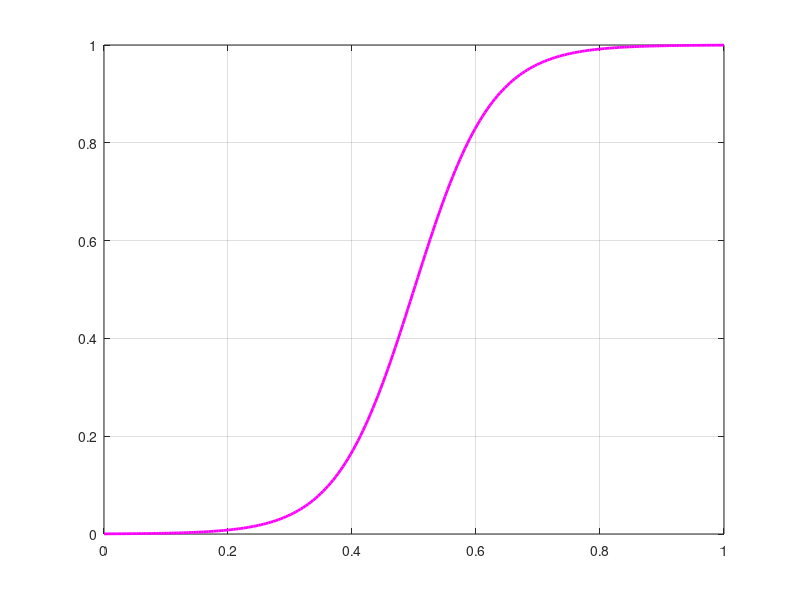

MATLAB code for this plot: (Note: this script raises an error after producing the figure.)
%%%code in this script is produced with comments explaining what the line of code next to or below it does
%%%code is explained for lambda([ATP]) figure

%% UNIVERSAL VALUES

%pre-setting the font, figure size and fontsizes
fn='Helvetica';fs_labels=15;fs_axis=14;wd=14;ht=12;

%energy ratio range
A_star=linspace(0,1,250);

%output directory for figure
figuresDirectory = 'U:\PhD\energy_decisions_manuscript\updated-files\figures'; % PC
% figuresDirectory =
% '\Users\rdk316\Dropbox\PhD\publications\energy_variability_decision_making\manuscript\figures\new_figs-25apr\latex\bif-diagrams\figs'; % Mac


%% SIGMOIDAL LAMBDA

%lambda([ATP])
l= @(A_star) 1./(1+exp(-(16*A_star-8)));

%creating figure
sigmoid_fig=figure('Name','Sigmoidal Function');clf;
%adding grid and box to figure
box on;hold on;grid on;
%x and y axes limits
xlim([0 1]);ylim([0 1]);
%plotting the sigmoidal curve
plot(A_star,l(A_star),'m-','LineWidth',2);
%x1-axis settings
ax1=gca;
% ax1.XLabel.String='$A^{*}$';
% ax1.XLabel.Interpreter='latex';
ax1.XLabel.FontSize = fs_labels;
ax1.XTick = 0:0.1:1;
ax1.XLabel.FontSize = fs_axis;
ax1.XLabel.FontName = fn;
% ax1.YLabel.String='$\lambda(A^{*})$';
% ax1.YLabel.Interpreter='latex';
ax1.YTick = 0:0.1:1;
ax1.YLabel.FontSize = fs_axis;
ax1.YLabel.FontName = fn;
ax1.FontSize = fs_labels;
ax1.TickDir = 'out';

ax1_pos = ax1.Position;

ax2 = axes('Position',ax1_pos,...
    'XAxisLocation','top',...
    'YAxisLocation','right',...
    'Color','none');
ax2.YTick=[];
ax2.XTick = 0:0.2:1;

valueOfA = zeros(1,6);

for i = 1:6
    val = ax2.XTick(i)*2760;
    valueOfA(i) = val;
end
ax2.XTickLabel = {valueOfA(1),valueOfA(2),valueOfA(3),valueOfA(4),valueOfA(5),valueOfA(6)};
ax2.TickDir = 'out';
ax2.FontSize = fs_axis;

set(gcf,'Units','centimeters','Position',[0 0 wd ht],'PaperUnits','centimeters','PaperSize',[wd ht]);
hold off;

%saving produced figure to output directory with specified name and file extenstion
figureFileName = 'sigmoidal_function.svg';fullFileName=fullfile(figuresDirectory, figureFileName);print(sigmoid_fig,fullFileName,'-dsvg');

%% LINEAR FUNCTION

%%%code in this script is produced with comments explaining what the line of code next to or below it does
%%%code is explained for lambda([ATP]) figure

%lambda([ATP])
l= @(A_star) A_star;

%creating figure
linear_fig=figure('Name','Linear Function');clf;
%adding grid and box to figure
box on;hold on;grid on;
%x and y axes limits
xlim([0 1]);ylim([0 1]);
%plotting the sigmoidal curve
plot(A_star,l(A_star),'m-','LineWidth',2);
%x1-axis settings
ax1=gca;
% ax1.XLabel.String='$A^{*}$';
% ax1.XLabel.Interpreter='latex';
ax1.XLabel.FontSize = fs_labels;
ax1.XTick = 0:0.1:1;
ax1.XLabel.FontSize = fs_axis;
ax1.XLabel.FontName = fn;

% ax1.YLabel.String='$\lambda(A^{*})$';
% ax1.YLabel.Interpreter='latex';
ax1.YTick = 0:0.1:1;
ax1.YLabel.FontSize = fs_axis;
ax1.YLabel.FontName = fn;
ax1.FontSize = fs_labels;
ax1.TickDir = 'out';
ax1_pos = ax1.Position;

ax2 = axes('Position',ax1_pos,'XAxisLocation','top','YAxisLocation','right','Color','none');
ax2.YTick=[];
ax2.XTick = 0:0.2:1;
ax2.FontSize=fs_axis;

valueOfA = zeros(1,6);

for i = 1:6
    val = ax2.XTick(i)*2760;
    valueOfA(i) = val;
end
ax2.XTickLabel = {valueOfA(1),valueOfA(2),valueOfA(3),valueOfA(4),valueOfA(5),valueOfA(6)};
ax2.TickDir = 'out';

% set(gcf,'Units','centimeters','Position',[0 0 wd ht],'PaperUnits','centimeters','PaperSize',[wd ht]);
hold off;

%saving produced figure to output directory with specified name and file extenstion
figureFileName = 'linear_function.svg';fullFileName=fullfile(figuresDirectory, figureFileName);print(linear_fig,fullFileName,'-dsvg');

%% SIGMOIDAL LAMBDA VERTICAL DISPLACEMENT

%lambda([ATP])
l= @(A_star) 1./(1+exp(-(16*A_star-8))) + 0.5;

%creating figure
sigmoid_fig_displaced=figure('Name','Sigmoidal Function Vertically Displaced');clf;
%adding grid and box to figure
box on;hold on;grid on;
%x and y axes limits
xlim([0 1]);ylim([0 2]);
%plotting the sigmoidal curve
plot(A_star,l(A_star),'m-','LineWidth',2);
%x1-axis settings
ax1=gca;
% ax1.XLabel.String='$A^{*}$';
% ax1.XLabel.Interpreter='latex';
ax1.XLabel.FontSize = fs_labels;
ax1.XTick = 0:0.1:1;
ax1.XLabel.FontSize = fs_axis;
ax1.XLabel.FontName = fn;
% ax1.YLabel.String='$\lambda(A^{*})$';
% ax1.YLabel.Interpreter='latex';
ax1.YTick = 0:0.25:2;
ax1.YLabel.FontSize = fs_axis;
ax1.YLabel.FontName = fn;
ax1.FontSize = fs_labels;
ax1.TickDir = 'out';

% ax1_pos = ax1.Position;

% ax2 = axes('Position',ax1_pos,...
%     'XAxisLocation','top',...
%     'YAxisLocation','right',...
%     'Color','none');
% ax2.YTick=[];
% ax2.XTick = 0:0.2:1;

% valueOfA = zeros(1,6);
% 
% for i = 1:6
%     val = ax2.XTick(i)*2760;
%     valueOfA(i) = val;
% end
% ax2.XTickLabel = {valueOfA(1),valueOfA(2),valueOfA(3),valueOfA(4),valueOfA(5),valueOfA(6)};
% ax2.TickDir = 'out';
% ax2.FontSize = fs_axis;

set(gcf,'Units','centimeters','Position',[0 0 wd ht],'PaperUnits','centimeters','PaperSize',[wd ht]);
hold off;

%saving produced figure to output directory with specified name and file extenstion
figureFileName = 'sigmoidal_function_shifted.svg';fullFileName=fullfile(figuresDirectory, figureFileName);print(sigmoid_fig_displaced,fullFileName,'-dsvg');

%% SIGMOIDAL LAMBDA INCREASED MAXIMUM

%lambda([ATP])
l= @(A_star) 2./(1+exp(-(16*A_star-8)));

%creating figure
sigmoid_fig_displaced=figure('Name','Sigmoidal Function Increased');clf;
%adding grid and box to figure
box on;hold on;grid on;
%x and y axes limits
xlim([0 1]);ylim([0 2]);
%plotting the sigmoidal curve
plot(A_star,l(A_star),'m-','LineWidth',2);
%x1-axis settings
ax1=gca;
% ax1.XLabel.String='$A^{*}$';
% ax1.XLabel.Interpreter='latex';
ax1.XLabel.FontSize = fs_labels;
ax1.XTick = 0:0.1:1;
ax1.XLabel.FontSize = fs_axis;
ax1.XLabel.FontName = fn;
% ax1.YLabel.String='$\lambda(A^{*})$';
% ax1.YLabel.Interpreter='latex';
ax1.YTick = 0:0.25:2;
ax1.YLabel.FontSize = fs_axis;
ax1.YLabel.FontName = fn;
ax1.FontSize = fs_labels;
ax1.TickDir = 'out';

ax1_pos = ax1.Position;

% ax2 = axes('Position',ax1_pos,...
%     'XAxisLocation','top',...
%     'YAxisLocation','right',...
%     'Color','none');
% ax2.YTick=[];
% ax2.XTick = 0:0.2:1;

% valueOfA = zeros(1,6);
% 
% for i = 1:6
%     val = ax2.XTick(i)*2760;
%     valueOfA(i) = val;
% end
% ax2.XTickLabel = {valueOfA(1),valueOfA(2),valueOfA(3),valueOfA(4),valueOfA(5),valueOfA(6)};
% ax2.TickDir = 'out';
% ax2.FontSize = fs_axis;

set(gcf,'Units','centimeters','Position',[0 0 wd ht],'PaperUnits','centimeters','PaperSize',[wd ht]);
hold off;

%saving produced figure to output directory with specified name and file extenstion
figureFileName = 'sigmoidal_function_increased.svg';fullFileName=fullfile(figuresDirectory, figureFileName);print(sigmoid_fig_displaced,fullFileName,'-dsvg');

%% ENERGY INCREASED

%lambda([ATP])
A_star=linspace(0,2,500);
l= @(A_star) 2./(1+exp(-(9*A_star-9)));

%creating figure
sigmoid_fig_energy_increased=figure('Name','Sigmoidal Function Energy Increased');clf;
%adding grid and box to figure
box on;hold on;grid on;
%x and y axes limits
xlim([0 2]);ylim([0 2]);
%plotting the sigmoidal curve
plot(A_star,l(A_star),'m-','LineWidth',2);
%x1-axis settings
ax1=gca;
% ax1.XLabel.String='$A^{*}$';
% ax1.XLabel.Interpreter='latex';
ax1.XLabel.FontSize = fs_labels;
ax1.XTick = 0:0.2:2;
ax1.XLabel.FontSize = fs_axis;
ax1.XLabel.FontName = fn;
% ax1.YLabel.String='$\lambda(A^{*})$';
% ax1.YLabel.Interpreter='latex';
ax1.YTick = 0:0.25:2;
ax1.YLabel.FontSize = fs_axis;
ax1.YLabel.FontName = fn;
ax1.FontSize = fs_labels;
ax1.TickDir = 'out';

ax1_pos = ax1.Position;

% ax2 = axes('Position',ax1_pos,...
%     'XAxisLocation','top',...
%     'YAxisLocation','right',...
%     'Color','none');
% ax2.YTick=[];
% ax2.XTick = 0:0.2:1;

% valueOfA = zeros(1,6);
% 
% for i = 1:6
%     val = ax2.XTick(i)*2760;
%     valueOfA(i) = val;
% end
% ax2.XTickLabel = {valueOfA(1),valueOfA(2),valueOfA(3),valueOfA(4),valueOfA(5),valueOfA(6)};
% ax2.TickDir = 'out';
% ax2.FontSize = fs_axis;

set(gcf,'Units','centimeters','Position',[0 0 wd ht],'PaperUnits','centimeters','PaperSize',[wd ht]);
hold off;

%saving produced figure to output directory with specified name and file extenstion
figureFileName = 'sigmoidal_function_energy_increased.svg';fullFileName=fullfile(figuresDirectory, figureFileName);print(sigmoid_fig_energy_increased,fullFileName,'-dsvg');

%% SIGMOID INCREASED MAGNITUDE PARAMTETERS

%lambda([ATP])
A_star=linspace(0,1,250);
l= @(A_star) 1./(1+exp(-(100*A_star-70)));

%creating figure
sigmoid_fig_energy_increased=figure('Name','Sigmoidal Function Energy Increased');clf;
%adding grid and box to figure
box on;hold on;grid on;
%x and y axes limits
xlim([0 1]);ylim([0 1]);
%plotting the sigmoidal curve
plot(A_star,l(A_star),'m-','LineWidth',2);
%x1-axis settings
ax1=gca;
% ax1.XLabel.String='$A^{*}$';
% ax1.XLabel.Interpreter='latex';
ax1.XLabel.FontSize = fs_labels;
ax1.XTick = 0:0.1:1;
ax1.XLabel.FontSize = fs_axis;
ax1.XLabel.FontName = fn;
% ax1.YLabel.String='$\lambda(A^{*})$';
% ax1.YLabel.Interpreter='latex';
ax1.YTick = 0:0.2:2;
ax1.YLabel.FontSize = fs_axis;
ax1.YLabel.FontName = fn;
ax1.FontSize = fs_labels;
ax1.TickDir = 'out';

ax1_pos = ax1.Position;

% ax2 = axes('Position',ax1_pos,...
%     'XAxisLocation','top',...
%     'YAxisLocation','right',...
%     'Color','none');
% ax2.YTick=[];
% ax2.XTick = 0:0.2:1;

% valueOfA = zeros(1,6);
% 
% for i = 1:6
%     val = ax2.XTick(i)*2760;
%     valueOfA(i) = val;
% end
% ax2.XTickLabel = {valueOfA(1),valueOfA(2),valueOfA(3),valueOfA(4),valueOfA(5),valueOfA(6)};
% ax2.TickDir = 'out';
% ax2.FontSize = fs_axis;

set(gcf,'Units','centimeters','Position',[0 0 wd ht],'PaperUnits','centimeters','PaperSize',[wd ht]);
hold off;

%saving produced figure to output directory with specified name and file extenstion
figureFileName = 'sigmoidal_function_increased_magnitude_parameters.svg';fullFileName=fullfile(figuresDirectory, figureFileName);print(sigmoid_fig_energy_increased,fullFileName,'-dsvg');

%% SIGMOID MODIFIED PARAMTETERS

%lambda([ATP])
A_star=linspace(0,1,250);
l= @(A_star) 1./(1+exp(-(4.134*A_star-3.823)));

%creating figure
sigmoid_fig_energy_increased=figure('Name','Sigmoidal Function Different Parameters');clf;
%adding grid and box to figure
box on;hold on;grid on;
%x and y axes limits
xlim([0 1]);ylim([0 1]);
%plotting the sigmoidal curve
plot(A_star,l(A_star),'m-','LineWidth',2);
%x1-axis settings
ax1=gca;
% ax1.XLabel.String='$A^{*}$';
% ax1.XLabel.Interpreter='latex';
ax1.XLabel.FontSize = fs_labels;
ax1.XTick = 0:0.1:1;
ax1.XLabel.FontSize = fs_axis;
ax1.XLabel.FontName = fn;
% ax1.YLabel.String='$\lambda(A^{*})$';
% ax1.YLabel.Interpreter='latex';
ax1.YTick = 0:0.1:1;
ax1.YLabel.FontSize = fs_axis;
ax1.YLabel.FontName = fn;
ax1.FontSize = fs_labels;
ax1.TickDir = 'out';

ax1_pos = ax1.Position;

% ax2 = axes('Position',ax1_pos,...
%     'XAxisLocation','top',...
%     'YAxisLocation','right',...
%     'Color','none');
% ax2.YTick=[];
% ax2.XTick = 0:0.2:1;

% valueOfA = zeros(1,6);
% 
% for i = 1:6
%     val = ax2.XTick(i)*2760;
%     valueOfA(i) = val;
% end
% ax2.XTickLabel = {valueOfA(1),valueOfA(2),valueOfA(3),valueOfA(4),valueOfA(5),valueOfA(6)};
% ax2.TickDir = 'out';
% ax2.FontSize = fs_axis;

set(gcf,'Units','centimeters','Position',[0 0 wd ht],'PaperUnits','centimeters','PaperSize',[wd ht]);
hold off;

%saving produced figure to output directory with specified name and file extenstion
figureFileName = 'sigmoidal_function_modified_parameters.svg';fullFileName=fullfile(figuresDirectory, figureFileName);print(sigmoid_fig_energy_increased,fullFileName,'-dsvg');
